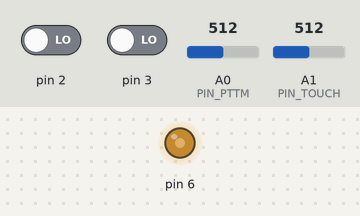
The sketch below on a simulated Arduino Uno, built with avr-gcc and run on an emulated ATmega328P. Parts: output pins drawn as LEDs (lit = HIGH). The test bench sets the inputs (shaded band); at power-on: A0 (PIN_PTTM) = 512, pin 2 LOW, pin 3 LOW, A1 (PIN_TOUCH) = 512.

Above: at 1.5 s.
1.6 s: A0 (PIN_PTTM) set to 716
At 3.3 s:
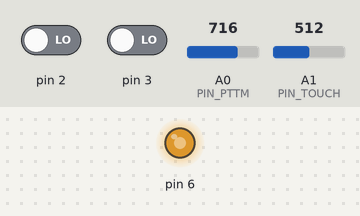
3.6 s: A0 (PIN_PTTM) set to 900
At 4.0 s:
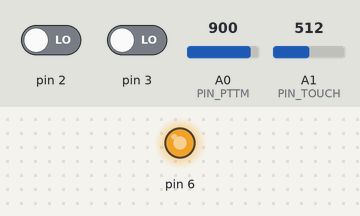
5.1 s: A0 (PIN_PTTM) set to 190
At 6.9 s:
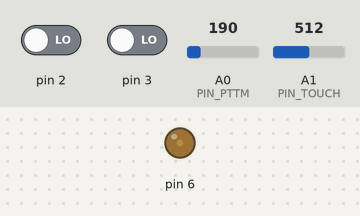
7.2 s: A0 (PIN_PTTM) set to 0
At 7.6 s:
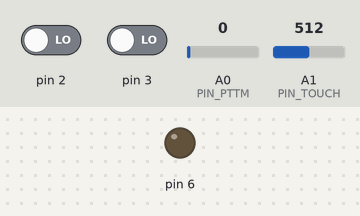
Timing chart, 0 to 10.2 s (numbered marks = the images above; inputs shaded):
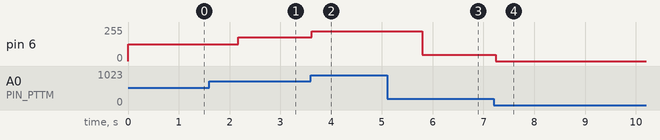

Measured:
- after the input at 1.6 s, pin 6: 127/255 → 178/255 after 0.57 s
- after the input at 3.6 s, pin 6: 178/255 → 224/255 at once
- after the input at 5.1 s, pin 6: 224/255 → 47/255 after 0.70 s
- after the input at 7.2 s, pin 6: 47/255 → 0/255 at once

The sketch:

lab_1_final.ino
```cpp
#define PIN_PTTM 0
#define PIN_TOUCH 1

int blink_rate = 1000;
int brightness = 0;
unsigned char flag = 1;

unsigned long interrupt_time_1 = millis();
unsigned long interrupt_time_2 = millis();

void isr_1() {
    unsigned long curr_time = millis();
    if (curr_time - interrupt_time_1 > 200) {
        flag = 0;
        interrupt_time_1 = curr_time;
        Serial.println("Disabled"); // Printing for debugging
    }
}
void isr_2() {
    unsigned long curr_time = millis();
    // Curr time is taken to measure against the previous time when the interrupt was called,
    // if time different is too little, the interrupt will not be triggered.
    if (curr_time - interrupt_time_2 > 200) {
        flag = 1;
        interrupt_time_2 = curr_time;
        Serial.println("Enabled"); // Printing for debugging
    }
}
void setup() {
    // initialize serial communications at 115200 bps:
    Serial.begin(9600);
    attachInterrupt(digitalPinToInterrupt(2), isr_1, RISING);
    attachInterrupt(digitalPinToInterrupt(3), isr_2, RISING);
}
int remap_touch (int val) {
    // Remap to a value of 75 to 450
    int max = 1023, min = 0;
    double output = (double)(val - min)/ (max - min) * (450 - 75);
    return (int)output + 75;
}
int remap (int val) {
    // Remap to a value of 0 to 255
    double temp = val/1023.0;
    temp *= 255.0;
    return (int)temp;
}
void blink_led(unsigned pinnum) {
    digitalWrite(pinnum, HIGH); // Set digital I/O pin to a 1
    delay(blink_rate); // Delay
    digitalWrite(pinnum, LOW); // Set digital I/O pin to a 0
    delay(blink_rate); // Delay
}

void loop() {
    int val, touch;
    // read potentiometer's value
    val = analogRead(PIN_PTTM);

    touch = analogRead(PIN_TOUCH);

    if (flag) {
        // if flag is true, then we will blink the led with respect to remapped values
        blink_rate = remap_touch(touch);
        brightness = remap(val);
    }
    // Else they will not be changed and LED settings will remain the same
    analogWrite(6, brightness);
    blink_led (7);
    delay(200);
}
```
